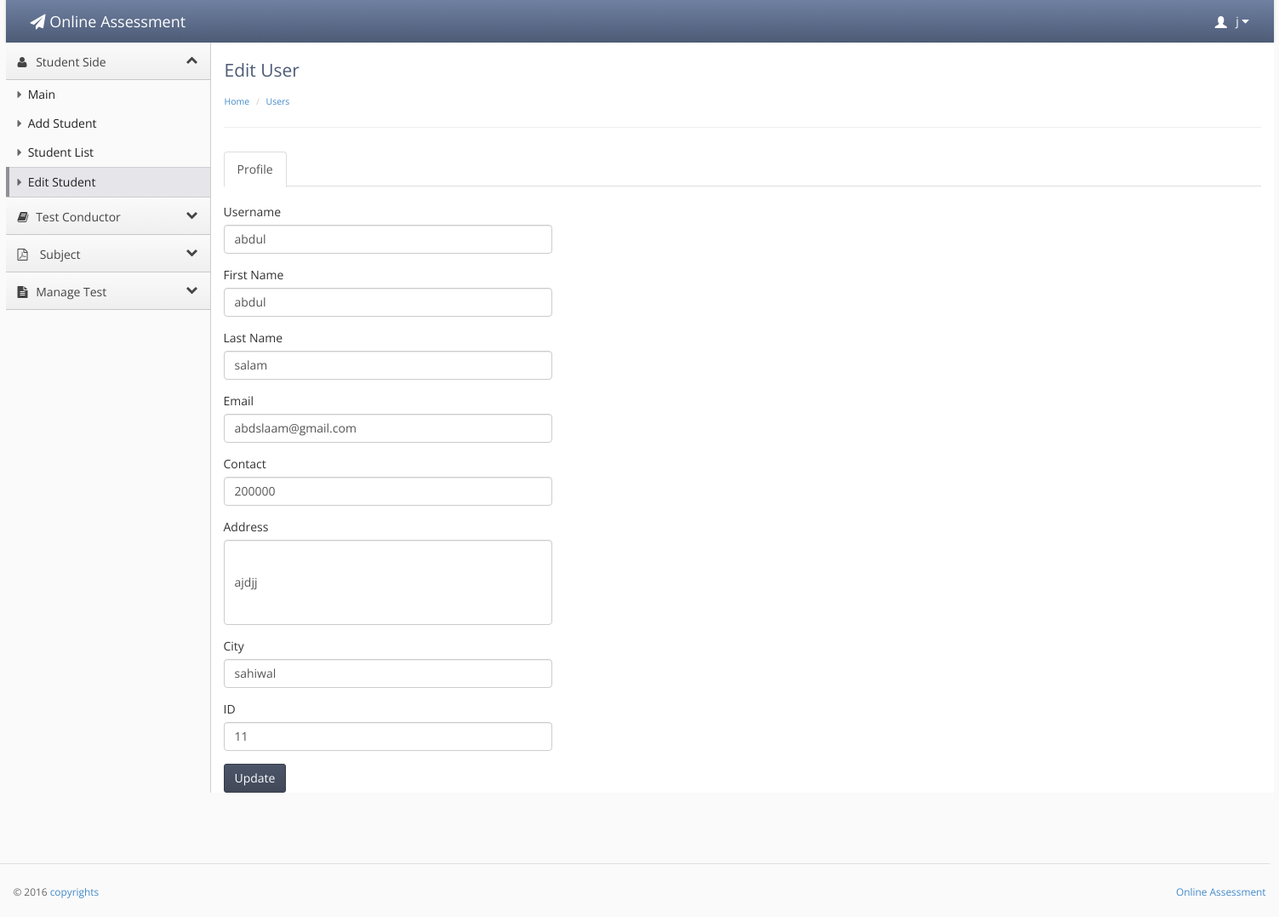
/edit.php?id=6 (signed in), run on the app's committed database.
### tables this page shows
CREATE TABLE IF NOT EXISTS `teacher_conductor` (
`teacher_id` int(20) NOT NULL,
  `user` varchar(20) NOT NULL,
  `f_name` varchar(20) NOT NULL,
  `l_name` varchar(30) NOT NULL,
  `password` varchar(20) NOT NULL,
  `email` varchar(40) NOT NULL,
  `contact` int(17) NOT NULL,
  `address` varchar(40) NOT NULL,
  `city` varchar(20) NOT NULL,
  `code` int(10) NOT NULL,
  `account` enum('Admin','teacher') NOT NULL DEFAULT 'teacher'
);

CREATE TABLE IF NOT EXISTS `student` (
`student_id` int(20) NOT NULL,
  `user` varchar(20) NOT NULL,
  `f_name` varchar(20) NOT NULL,
  `l_name` varchar(20) NOT NULL,
  `password` varchar(20) NOT NULL,
  `email` varchar(30) NOT NULL,
  `contact` int(20) NOT NULL,
  `address` varchar(50) NOT NULL,
  `city` varchar(20) NOT NULL,
  `code` int(20) NOT NULL,
  `image` varchar(1000) DEFAULT NULL
);

### edit.php (the view, shortened to what this page needs)
<?php
if(!isset($_SESSION['username']))
{
header('location:index.php');
}
else {
?>
<!doctype html>
<html lang="en"><head>
    <link rel="stylesheet" type="text/css" href="lib/bootstrap/css/bootstrap.css">
    <link rel="stylesheet" href="lib/font-awesome/css/font-awesome.css">
    <link rel="stylesheet" type="text/css" href="stylesheets/theme.css">
    <link rel="stylesheet" type="text/css" href="stylesheets/premium.css">
</head>
<body class=" theme-blue">
<div style="width:100%; height:auto;">
<div style="width:1490px; margin-left:auto; margin-right:auto; ">
    <div class="navbar navbar-default" role="navigation">
        <div class="navbar-header">
          <a class="" href="index.html"><span class="navbar-brand"><span class="fa fa-paper-plane"></span> Online Assessment</span></a></div>
           <?php
  if(isset($_SESSION['username']))
  {
  $id =$_SESSION['username'];
 $result = mysql_query("select * from teacher_conductor
WHERE teacher_conductor.user = '$id'");
while($row = mysql_fetch_array($result))
{
?>
        <div class="navbar-collapse collapse" style="height: 1px;">
          <ul id="main-menu" class="nav navbar-nav navbar-right">
            <li class="dropdown hidden-xs">
                <a href="#" class="dropdown-toggle" data-toggle="dropdown">
                    <span class="glyphicon glyphicon-user padding-right-small" style="position:relative;top: 3px;"></span>
                     <?php echo $row['f_name'];?>
                    <i class="fa fa-caret-down"></i>
                </a>
            </li>
          </ul>
        </div>
      </div>
    </div></div></div>
<?php }}?>
<div style="width:100%; height:auto;">
<div style="width:1490px; margin-left:auto; margin-right:auto; ">
    <div class="sidebar-nav">
    <ul>
    <li><a href="#" data-target=".dashboard-menu" class="nav-header" data-toggle="collapse"><i class="fa fa-fw fa-user"></i> Student Side<i class="fa fa-collapse"></i></a></li>
    <li><ul class="dashboard-menu nav nav-list collapse in">
            <li ><a href="index.php"><span class="fa fa-caret-right"></span> Main</a></li>
            <li ><a href="add.php"><span class="fa fa-caret-right"></span> Add Student</a></li>
            <li ><a href="users.php"><span class="fa fa-caret-right"></span> Student List</a></li>
            <li class="active"><a href="edit.php"><span class="fa fa-caret-right"></span> Edit Student</a></li>
    </ul></li>
   <li data-popover="true"rel="popover" data-placement="right"><a href="#" data-target=".premium-menu" class="nav-header collapsed" data-toggle="collapse"><i class="fa fa-fw fa-book"></i> Test Conductor<i class="fa fa-collapse"></i></a></li>
        <li><a href="#" data-target=".accounts-menu" class="nav-header collapsed" data-toggle="collapse"><i class="fa fa-file-pdf-o "></i> Subject   <i class="fa fa-collapse"></i></a></li>
        <li><a href="#" data-target=".legal-menu" class="nav-header collapsed" data-toggle="collapse"><i class="fa fa-fw fa-file-text"></i> Manage Test<i class="fa fa-collapse"></i></a></li>
            </ul>
    </div>
    <div class="content">
        <div class="header">
            <h1 class="page-title">Edit User</h1>
                    <ul class="breadcrumb">
            <li><a href="index.php">Home</a> </li>
            <li><a href="users.php">Users</a> </li>
        </ul>
        </div>
<?php
if(!isset($_POST['submit'])){
 $q="select * from student WHERE student.student_id ='".$_GET['id']."'";
 $result=mysql_query($q);
$row=mysql_fetch_array($result);
 }
?> <div class="main-content">
<ul class="nav nav-tabs">
  <li class="active"><a href="#home" data-toggle="tab">Profile</a></li>
</ul>
<div class="row">
  <div class="col-md-4">
    <br>
    <div id="myTabContent" class="tab-content">
      <div class="tab-pane active in" id="home">
      <form id="tab" action="" method="post">
        <div class="form-group">
        <label>Username</label>
        <input type="text"  class="form-control" name="user"  value="<?php echo $row['user']; ?>">
        </div>
        <div class="form-group">
        <label>First Name</label>
        <input type="text"  class="form-control" name="fname"  value="<?php echo $row['f_name']; ?>" >
        </div>
        <div class="form-group">
        <label>Last Name</label>
        <input type="text"  class="form-control" name="lname"  value="<?php echo $row['l_name']; ?>"  >
        </div>
        <div class="form-group">
        <label>Email</label>
        <input type="text"  class="form-control" name="email"  value="<?php echo $row['email']; ?>" >
        </div>
         <div class="form-group">
         <label>Contact</label>
        <input type="text"  class="form-control" name="contact"  value="<?php echo $row['contact']; ?>" >
        </div>
        <div class="form-group">
          <label>Address</label>
          <input type="text"  style="height:100px;" class="form-control"  name="address" value="<?php echo $row['address']; ?>">
        </div>
         <div class="form-group">
        <label>City</label>
        <input type="text"  class="form-control"  name="adress"  value="<?php echo $row['city']; ?>">
        </div>
         <div class="form-group">
        <label>ID</label>
        <input type="text"  class="form-control" name="code"  value="<?php echo $row['code']; ?>" >
        </div>
       <input type="submit" name="submit" value="Update" class="btn btn-primary">
        </form>
      </div>
    </div>
  </div>
</div>
</div></div>
             <footer>
              <hr style="width:1500px">
                <p class="pull-right"><a href="" target=""> Online Assessment</a></p>
                <p>© 2016 <a href="" target="">copyrights</a></p>
            </footer>
</body></html>
<?php } ?>

### edit.php (style rules this page uses)
.navbar-default .navbar-brand, .navbar-default .navbar-brand:hover { color: #fff; }

### data on the page
teacher_conductor: f_name "j"
student: user "abdul", fname "abdul", lname "salam", email "abdslaam@gmail.com", contact "200000", address "ajdjj", adress "sahiwal", code "11"
